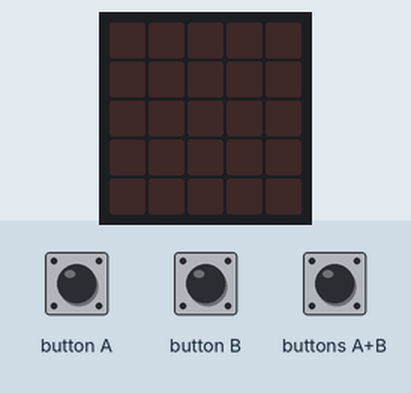
Recording of a program running on a simulated BBC micro:bit (MakeCode). Parts: the board's 5×5 LED display. The inputs (shaded band) are chosen by the test bench.

Above: at 1.2 s.
1.3 s: button B pressed for 0.15 s
At 2.3 s:
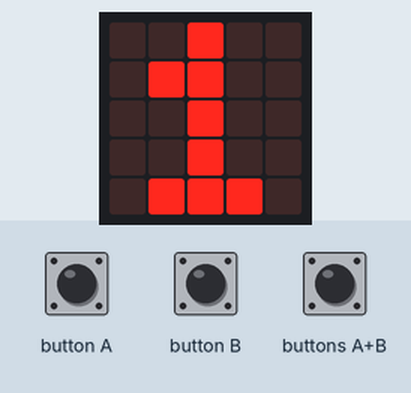
3.3 s: buttons A+B pressed for 0.15 s
At 3.65 s:
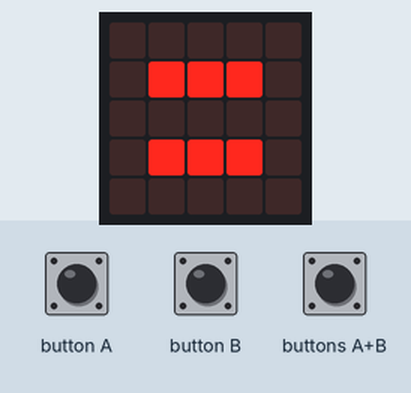
5.3 s: buttons A+B pressed for 1 s
At 7.8 s:
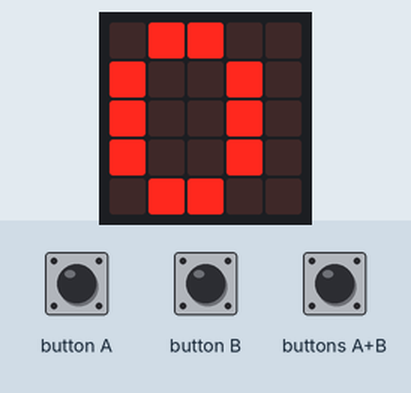
Timing chart, 0 to 9.3 s (numbered marks = the images above; inputs shaded):
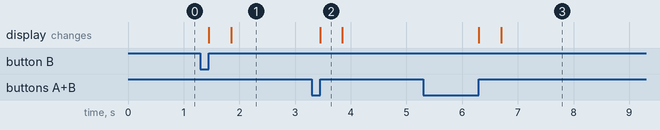

Measured:
- after the input at 1.3 s, the display: first changes after 0.15 s (image 1 shows a later state)
- after the input at 3.3 s, the display: changes after 0.15 s (image 2)
- after the input at 5.3 s, the display: first changes after 1.0 s (image 3 shows a later state)
- what the display in image 2 shows lasts 0.4 s, from 3.5 s to 3.9 s

The program:

Ex10.py
```python
NOMBRE_1 = 0
NOMBRE_2 = 0

def on_button_pressed_a():
    global NOMBRE_1
    NOMBRE_1 += 1
    basic.show_number(NOMBRE_1)
input.on_button_pressed(Button.A, on_button_pressed_a)

def on_button_pressed_ab():
    global NOMBRE_2, NOMBRE_1
    basic.show_leds("""
        . . . . .
        . # # # .
        . . . . .
        . # # # .
        . . . . .
        """)
    basic.show_number(NOMBRE_1 + NOMBRE_2)
    NOMBRE_2 = 0
    NOMBRE_1 = 0
input.on_button_pressed(Button.AB, on_button_pressed_ab)

def on_button_pressed_b():
    global NOMBRE_2
    basic.show_leds("""
        . . # . .
        . . # . .
        # # # # #
        . . # . .
        . . # . .
        """)
    NOMBRE_2 += 1
    basic.show_number(NOMBRE_2)
input.on_button_pressed(Button.B, on_button_pressed_b)

def on_forever():
    pass
basic.forever(on_forever)
```
